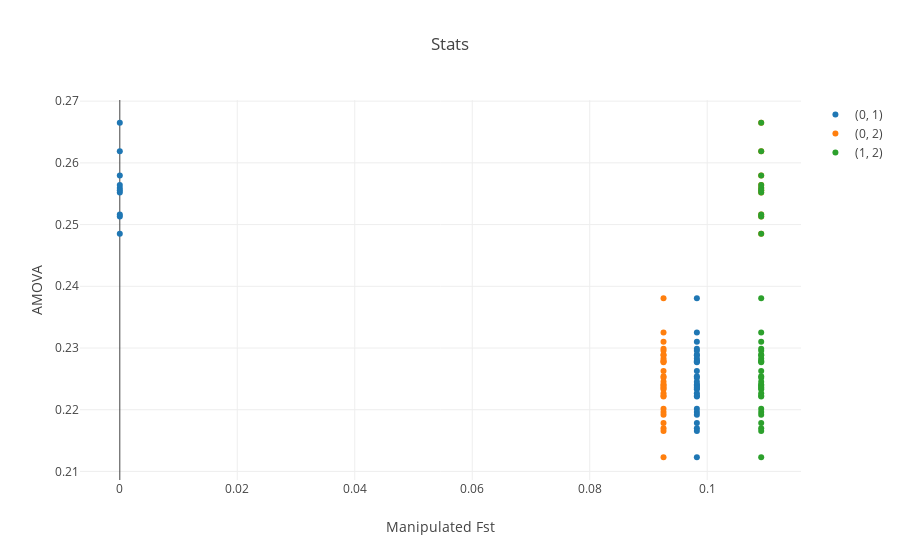

Notebook code cell kept with this figure:
### Code cell
Fst_pairs= [i for i in it.combinations(range(len(Sizes)),2)]

Fst_lib= []
for pair in range(len(Fst_pairs)):
    Fst_crawl= [[Fst_windows[Chr][n].fst[pair] for n in Fst_windows[Chr].keys()] for Chr in Fst_windows.keys()]

    Fst_crawl= [z for z in it.chain(*Fst_crawl)]
    
    Fst_lib.append(Fst_crawl)

Other_stats= [[[Chr,wind,*Results[Chr][wind]] for wind in Results[Chr].keys()] for Chr in Results.keys()]
Other_stats= np.array([y for y in it.chain(*Other_stats)])

print(Other_stats.shape)

# columns [CHR,window,N_PC,F,om_sqrd,MS_between,t_stat,AMOVA,SIL]

fig_data= [go.Scatter(
x= Fst_lib[i],
y= Other_stats[:,7],
mode= 'markers',
name= str(Fst_pairs[i])
) for i in range(len(Fst_pairs))]

layout = go.Layout(
    title= 'Stats',
    yaxis=dict(
        title='AMOVA'),
    xaxis=dict(
        title='Manipulated Fst')
)

fig= go.Figure(data=fig_data, layout=layout)
iplot(fig)
